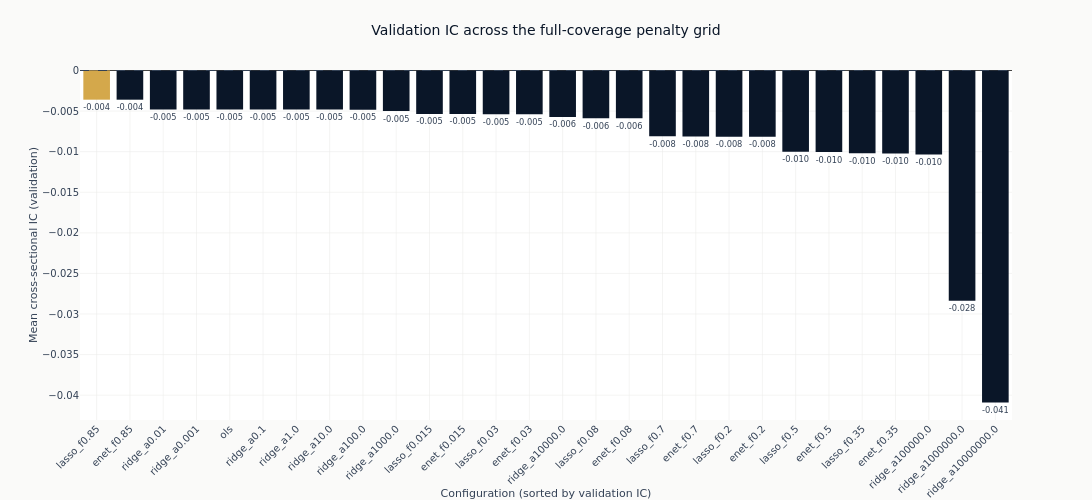

Notebook code cell kept with this figure:
### Markdown cell above
### How the penalty grid ranks

Only the configurations measured on all `full_days` validation months are charted. The zero line
is the reference that matters: a bar below it is a model whose ranking pointed the wrong way out
of sample.

### Code cell
def compact(params: str) -> str:
    """Render declared parameters for a label: `alpha=1000000.0` reads as `alpha=1e+06`."""
    return re.sub(r"\d+\.?\d*(?:[eE][+-]?\d+)?", lambda m: f"{float(m.group()):g}", params)


full = catalog.filter("full_coverage")
leader = full.row(0, named=True)

fig_ic = go.Figure(
    go.Bar(
        x=full.get_column("config_name").to_list(),
        y=full.get_column("ic_mean").to_list(),
        marker_color=[
            COLORS["amber"] if name == leader["config_name"] else COLORS["blue"]
            for name in full.get_column("config_name")
        ],
        text=[f"{value:+.3f}" for value in full.get_column("ic_mean")],
        textposition="outside",
        cliponaxis=False,
    )
)
fig_ic.add_hline(y=0, line_width=1, line_dash="dash", line_color=COLORS["neutral"])
fig_ic.update_layout(
    title="Validation IC across the full-coverage penalty grid",
    height=500,
    width=1100,
    showlegend=False,
    margin=dict(t=70),
)
fig_ic.update_xaxes(title_text="Configuration (sorted by validation IC)", tickangle=-45)
fig_ic.update_yaxes(title_text="Mean cross-sectional IC (validation)")
show_plotly_with_alt(
    fig_ic,
    "Bar chart of mean validation information coefficient for every full-coverage linear "
    f"configuration, sorted descending, against a dashed zero line. {leader['config_name']} "
    f"({compact(leader['params'])}) is highlighted in amber at the top of the ranking at IC "
    f"{leader['ic_mean']:+.3f}. Every bar falls below the zero line.",
)

### Figure 1 — Plotly figure (JSON) as saved in the notebook; plotly's stock layout.template omitted (floating-point values rounded to 4 significant figures)
{"data": [{"cliponaxis": false, "marker": {"color": ["#D4A84B", "#0a1628", "#0a1628", "#0a1628", "#0a1628", "#0a1628", "#0a1628", "#0a1628", "#0a1628", "#0a1628", "#0a1628", "#0a1628", "#0a1628", "#0a1628", "#0a1628", "#0a1628", "#0a1628", "#0a1628", "#0a1628", "#0a1628", "#0a1628", "#0a1628", "#0a1628", "#0a1628", "#0a1628", "#0a1628", "#0a1628", "#0a1628"]}, "text": ["-0.004", "-0.004", "-0.005", "-0.005", "-0.005", "-0.005", "-0.005", "-0.005", "-0.005", "-0.005", "-0.005", "-0.005", "-0.005", "-0.005", "-0.006", "-0.006", "-0.006", "-0.008", "-0.008", "-0.008", "-0.008", "-0.010", "-0.010", "-0.010", "-0.010", "-0.010", "-0.028", "-0.041"], "textposition": "outside", "type": "bar", "x": ["lasso_f0.85", "enet_f0.85", "ridge_a0.01", "ridge_a0.001", "ols", "ridge_a0.1", "ridge_a1.0", "ridge_a10.0", "ridge_a100.0", "ridge_a1000.0", "lasso_f0.015", "enet_f0.015", "lasso_f0.03", "enet_f0.03", "ridge_a10000.0", "lasso_f0.08", "enet_f0.08", "lasso_f0.7", "enet_f0.7", "lasso_f0.2", "enet_f0.2", "lasso_f0.5", "enet_f0.5", "lasso_f0.35", "enet_f0.35", "ridge_a100000.0", "ridge_a1000000.0", "ridge_a10000000.0"], "y": [-0.003594, -0.003595, -0.0048, -0.0048, -0.0048, -0.0048, -0.0048, -0.004802, -0.004825, -0.005001, -0.005351, -0.005353, -0.005382, -0.005383, -0.005723, -0.005872, -0.005882, -0.008102, -0.008118, -0.008157, -0.008175, -0.01002, -0.01004, -0.01021, -0.01023, -0.01036, -0.02838, -0.0409]}], "layout": {"height": 500, "margin": {"t": 70}, "shapes": [{"line": {"color": "#334155", "dash": "dash", "width": 1}, "type": "line", "x0": 0, "x1": 1, "xref": "x domain", "y0": 0, "y1": 0, "yref": "y"}], "showlegend": false, "title": {"text": "Validation IC across the full-coverage penalty grid"}, "width": 1100, "xaxis": {"tickangle": -45, "title": {"text": "Configuration (sorted by validation IC)"}}, "yaxis": {"title": {"text": "Mean cross-sectional IC (validation)"}}}}
